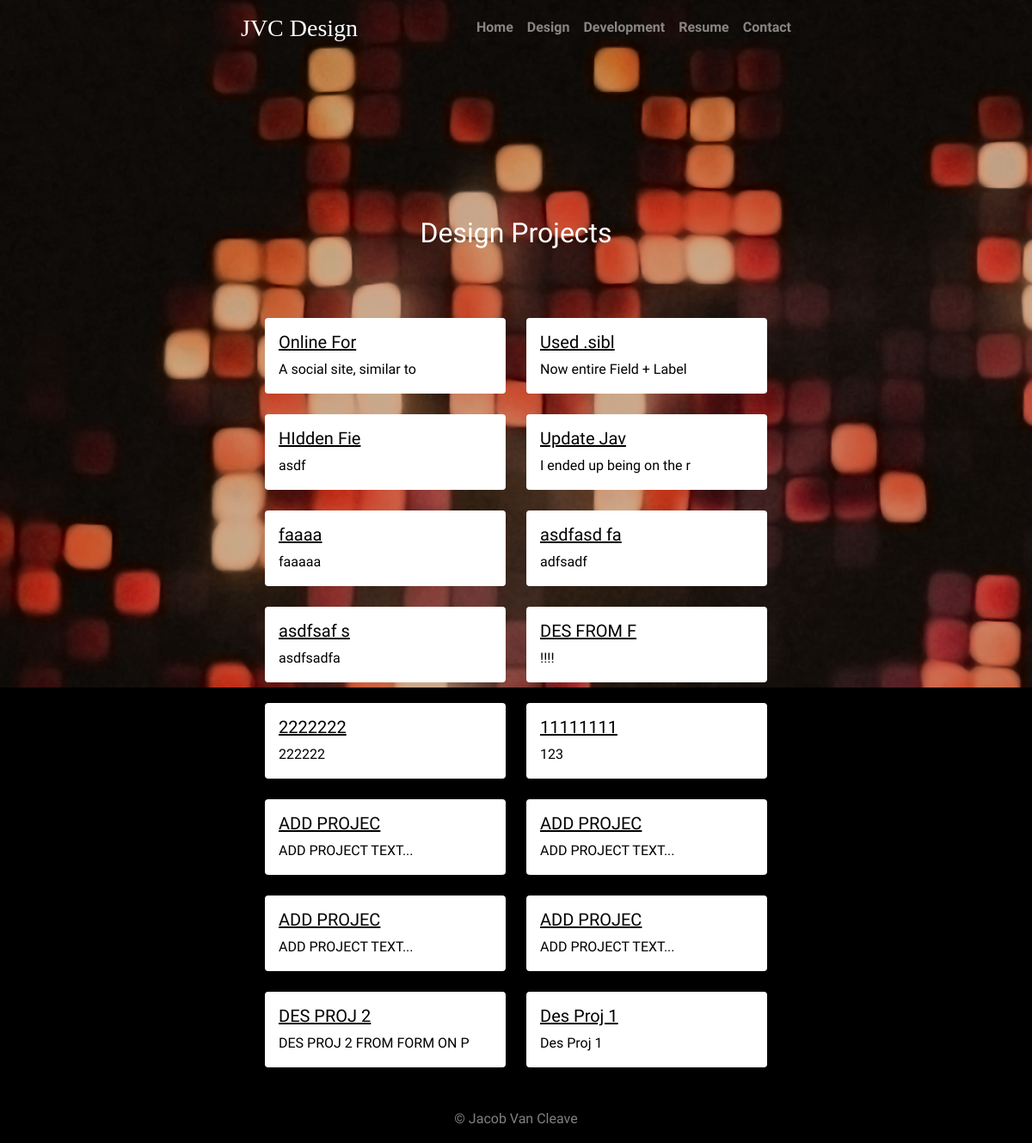
Page /portfolio/design_projects/ on the committed database.
### jvc_portfolio/models.py (models this page shows, shortened)
class Project(models.Model):
    DESIGN = 'DES'
    DEVELOPMENT = 'DEV'
    PROJECT_TYPE = [
        (DESIGN, 'Design'),
        (DEVELOPMENT, 'Development'),
    ]
    title = models.CharField(max_length=200)
    created_on = models.DateTimeField(auto_now_add=True)
    project_type = models.CharField(max_length=3, choices=PROJECT_TYPE, default=DEVELOPMENT)
    image = models.ImageField(null=True, blank=True, upload_to="images/proj/")
    about = models.TextField()
    class Meta:
        ordering = ['-created_on']

### jvc_portfolio/views.py (the view)
# urls.py: path('design_projects/', views.DesignProjectList.as_view(), name='design_project_list'),
class DesignProjectList(ListView):
    model = Project
    form_class = ProjectForm
    template_name = 'portfolio/design_list.html'
    def get_context_data(self, *args, **kwargs):
        context = super(DesignProjectList, self).get_context_data(*args, **kwargs)
        des_proj_list = Project.objects.filter(project_type='DES')
        designs = Design.objects.all()
        context['des_proj_list'] = des_proj_list
        context['designs'] = designs
        context['form'] = ProjectForm
        return context

### jvc_portfolio/templates/portfolio/design_list.html (shortened to what this page needs)
{% extends "core/base.html" %}
{% load static %}
{% block content %}
    <div class="container-fluid mb-4">
        <div class="row mb-4 ps-2 pe-2 pb-5">
            <h2 class="list-title">Design Projects</h2>
        </div>
        <div class="row row-cols-1 row-cols-md-2">
            {% for proj in des_proj_list %}
                <div class="col">
                    <div class="card mb-4 border-0">
                        <div class="card-body">
                                <h5 class="card-title">
                                    <a class="card-link" href="{% url 'design_project_detail' proj.pk %}">
                                        {{ proj.title | slice:10 }}
                                    </a>
                                </h5>
                            <p class="card-text">{{ proj.about | slice:25 }}</p>
                        </div>
                    </div>
                </div>
            {% endfor %}
        </div>
    </div>
{% endblock content %}

### static/css/style.css (style rules this page uses)
html, body { font-family: 'Open Sans Condensed', sans-serif; background-color: black; }
body { background-image: url("/static/img/jvcdesignsbg1.png"); }
.card-body { color: black !important; }
.card-link { position: relative; color: black !important; }
.list-title { color: white; text-align: center; }

### rows in the picture
Project: title "Online For", about "A social site, similar to"
Project: title "Used .sibl", about "Now entire Field + Label"
Project: title "HIdden Fie", about "asdf"
Project: title "Update Jav", about "I ended up being on the r"
Project: title "faaaa", about "faaaaa"
Project: title "asdfasd fa", about "adfsadf"
Project: title "asdfsaf s", about "asdfsadfa"
Project: title "DES FROM F", about "!!!!"
Project: title "2222222", about "222222"
Project: title "11111111", about "123"
Project: title "ADD PROJEC", about "ADD PROJECT TEXT..."
Project: title "ADD PROJEC", about "ADD PROJECT TEXT..."
Project: title "ADD PROJEC", about "ADD PROJECT TEXT..."
Project: title "ADD PROJEC", about "ADD PROJECT TEXT..."
Project: title "DES PROJ 2", about "DES PROJ 2 FROM FORM ON P"
Project: title "Des Proj 1", about "Des Proj 1"
